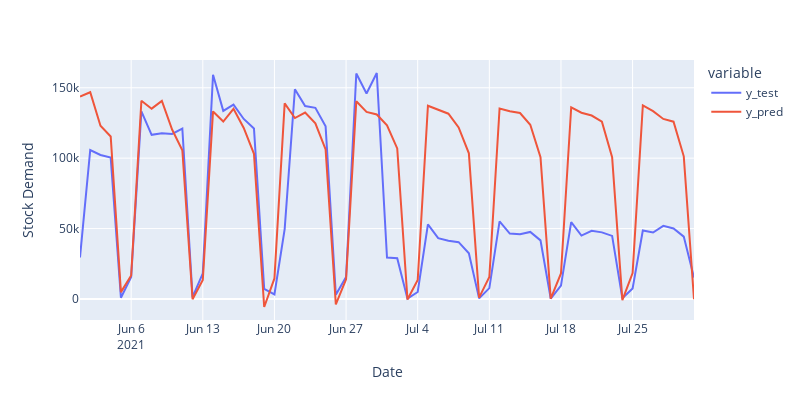

The cell this chart's notebook holds for it:
### Code cell
fig = px.line(df_pred_test, labels={"value": "Stock Demand"},
             height=400,width=800)
fig.show()
